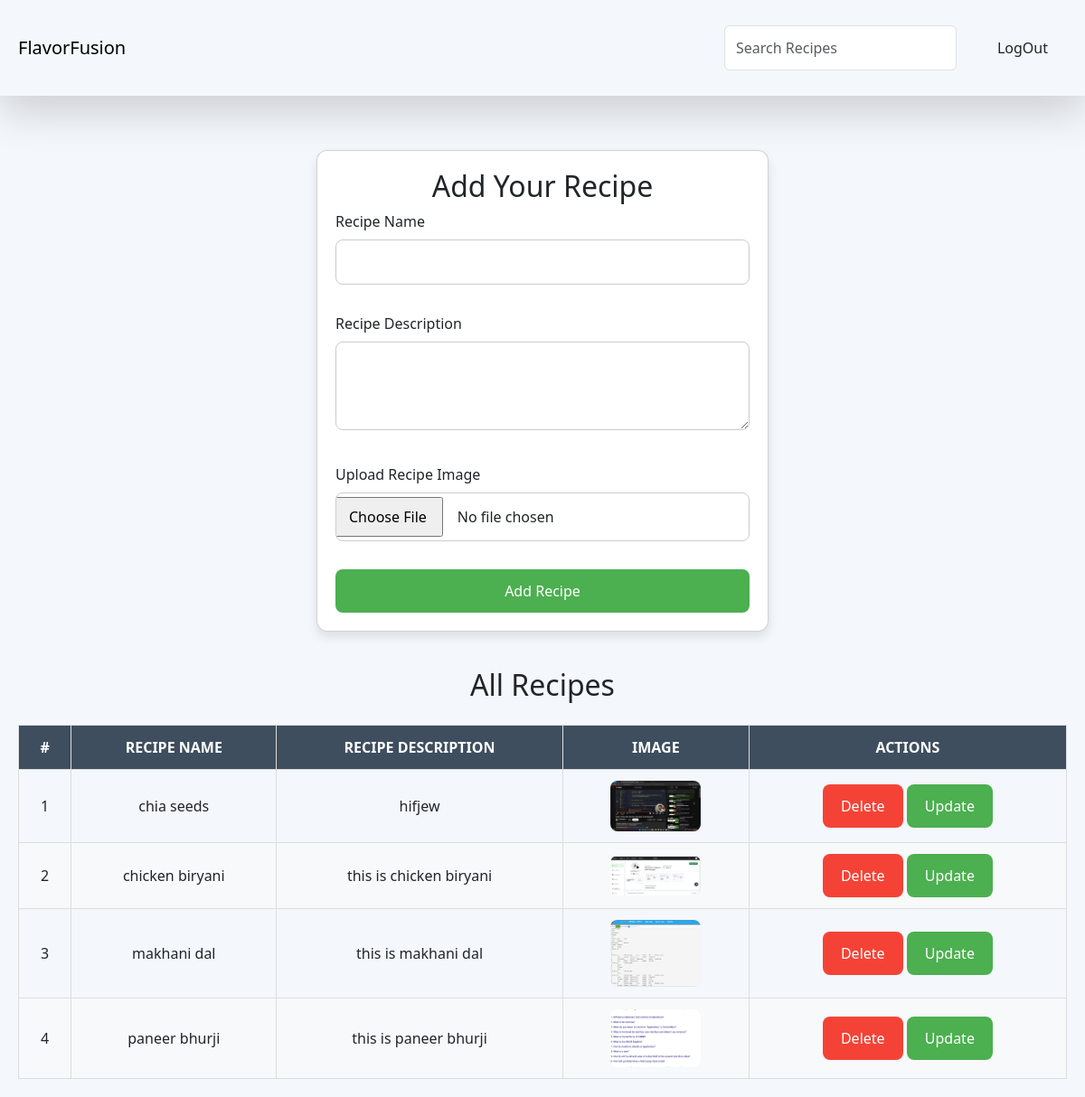
/receipes/ (signed in), run on the app's committed database.
### vege/models.py (models this page shows)
class Recipe(models.Model):
    user=models.ForeignKey(User,on_delete=models.SET_NULL,null=True,blank=True)
    receipe_name=models.CharField(max_length=100)
    receipe_description=models.TextField()
    receipe_image=models.ImageField(upload_to="recipes/")
    receipe_description_view_count=models.IntegerField(default=1)

### vege/views.py (the view, shortened to what this page needs)
# urls.py: path('receipes/',receipes,name='receipes'),
@login_required(login_url="/login/")
def receipes(request):
    queryset=Recipe.objects.all()
    context={'receipes':queryset}
    return render(request,'receipes.html',context)

### vege/templates/receipes.html (shortened to what this page needs)
{% extends "base.html" %}
{% block start %}
<div class="card">
  <h2 class="text-center">Add Your Recipe</h2>
  <form method="post" enctype="multipart/form-data">
    <div class="mb-3">
      <label for="receipe_name" class="form-label">Recipe Name</label>
      <input name="receipe_name" required type="text" class="form-control-lg" id="recipeName">
    </div>
    <div class="mb-3">
      <label for="recipeDescription" class="form-label">Recipe Description</label>
      <textarea class="form-control-lg" name="receipe_description" required id="recipeDescription" rows="3"></textarea>
    </div>
    <div class="mb-3">
      <label for="recipeImage" class="form-label">Upload Recipe Image</label>
      <input name="receipe_image" type="file" class="form-control-lg" id="recipeImage">
    </div>
    <button type="submit" class="btn btn-primary w-100">Add Recipe</button>
  </form>
</div>
<div class="table-container">
  <h2 class="text-center mb-4">All Recipes</h2>
  <table>
    <thead>
      <tr>
        <th>#</th>
        <th>Recipe Name</th>
        <th>Recipe Description</th>
        <th>Image</th>
        <th>Actions</th>
      </tr>
    </thead>
    <tbody>
      {% for receipe in receipes %}
      <tr>
        <td>{{ forloop.counter }}</td>
        <td>{{ receipe.receipe_name }}</td>
        <td>{{ receipe.receipe_description }}</td>
        <td><img src="{{ receipe.receipe_image.url }}" alt="{{ receipe.receipe_name }}"></td>
        <td>
          <a href="{% url 'delete_receipe' receipe.id %}" class="btn btn-danger">Delete</a>
          <a href="{% url 'update_receipe' receipe.id %}" class="btn btn-primary">Update</a>
        </td>
      </tr>
      {% endfor %}
    </tbody>
  </table>
</div>
{% endblock %}

### home/templates/base.html (shortened to what this page needs)
<!DOCTYPE html>
<html lang="en">
  <head>
    <link href="https://cdn.jsdelivr.net/npm/bootstrap@5.3.0-alpha1/dist/css/bootstrap.min.css" rel="stylesheet">
  </head>
  <body>
    <header>
      <nav class="navbar navbar-expand-lg navbar-light shadow-lg">
        <div class="container-fluid">
          <a class="navbar-brand" href="#">FlavorFusion</a>
          <div class="d-flex ms-auto">
            <input class="form-control me-2" type="search" placeholder="Search Recipes" aria-label="Search">
            {% if request.user.is_authenticated %}
                 <a href="/logout/" class="btn btn-success-dark ms-3">LogOut</a>
             {% else %}
                 <a href="/login/" class="btn btn-success-dark ms-3">Login</a>
              {% endif %}
          </div>
        </div>
      </nav>
    </header>
    <div class="container-fluid">
      {% block start %}
      {% endblock %}
    </div>
  </body>
</html>

### home/templates/base.html (style rules this page uses)
body { font-family: 'Segoe UI', Tahoma, Geneva, Verdana, sans-serif; margin: 0; padding: 0; background-color: #f4f7fc; }
.container-fluid { padding: 20px; }
table { width: 100%; border-collapse: collapse; font-size: 16px; }
th, td { border: 1px solid #ddd; text-align: center; padding: 12px; }
th { background-color: #3e4e5e; color: white; text-transform: uppercase; }
tr:nth-child(even) { background-color: #f8f9fa; }
img { width: 100px; height: auto; border-radius: 8px; }
.card { width: 100%; max-width: 500px; margin: 40px auto; border-radius: 12px; padding: 20px; background-color: #ffffff; box-shadow: 0 6px 12px rgba(0, 0, 0, 0.1); }
.form-control-lg { font-size: 16px; padding: 12px; border-radius: 8px; border: 1px solid #ccc; margin-bottom: 15px; width: 100%; box-sizing: border-box; }
.btn { padding: 12px 20px; border-radius: 8px; font-size: 16px; transition: 0.3s ease; cursor: pointer; text-decoration: none; }
.btn-primary { background-color: #4CAF50; color: white; border: none; }
.btn-danger { background-color: #f44336; color: white; border: none; }
textarea.form-control-lg { resize: vertical; box-sizing: border-box; }

### data on the page
Recipe: receipe_name "chia seeds", receipe_description "hifjew", receipe_image (picture)
Recipe: receipe_name "chicken biryani", receipe_description "this is chicken biryani", receipe_image (picture)
Recipe: receipe_name "makhani dal", receipe_description "this is makhani dal", receipe_image (picture)
Recipe: receipe_name "paneer bhurji", receipe_description "this is paneer bhurji", receipe_image (picture)
